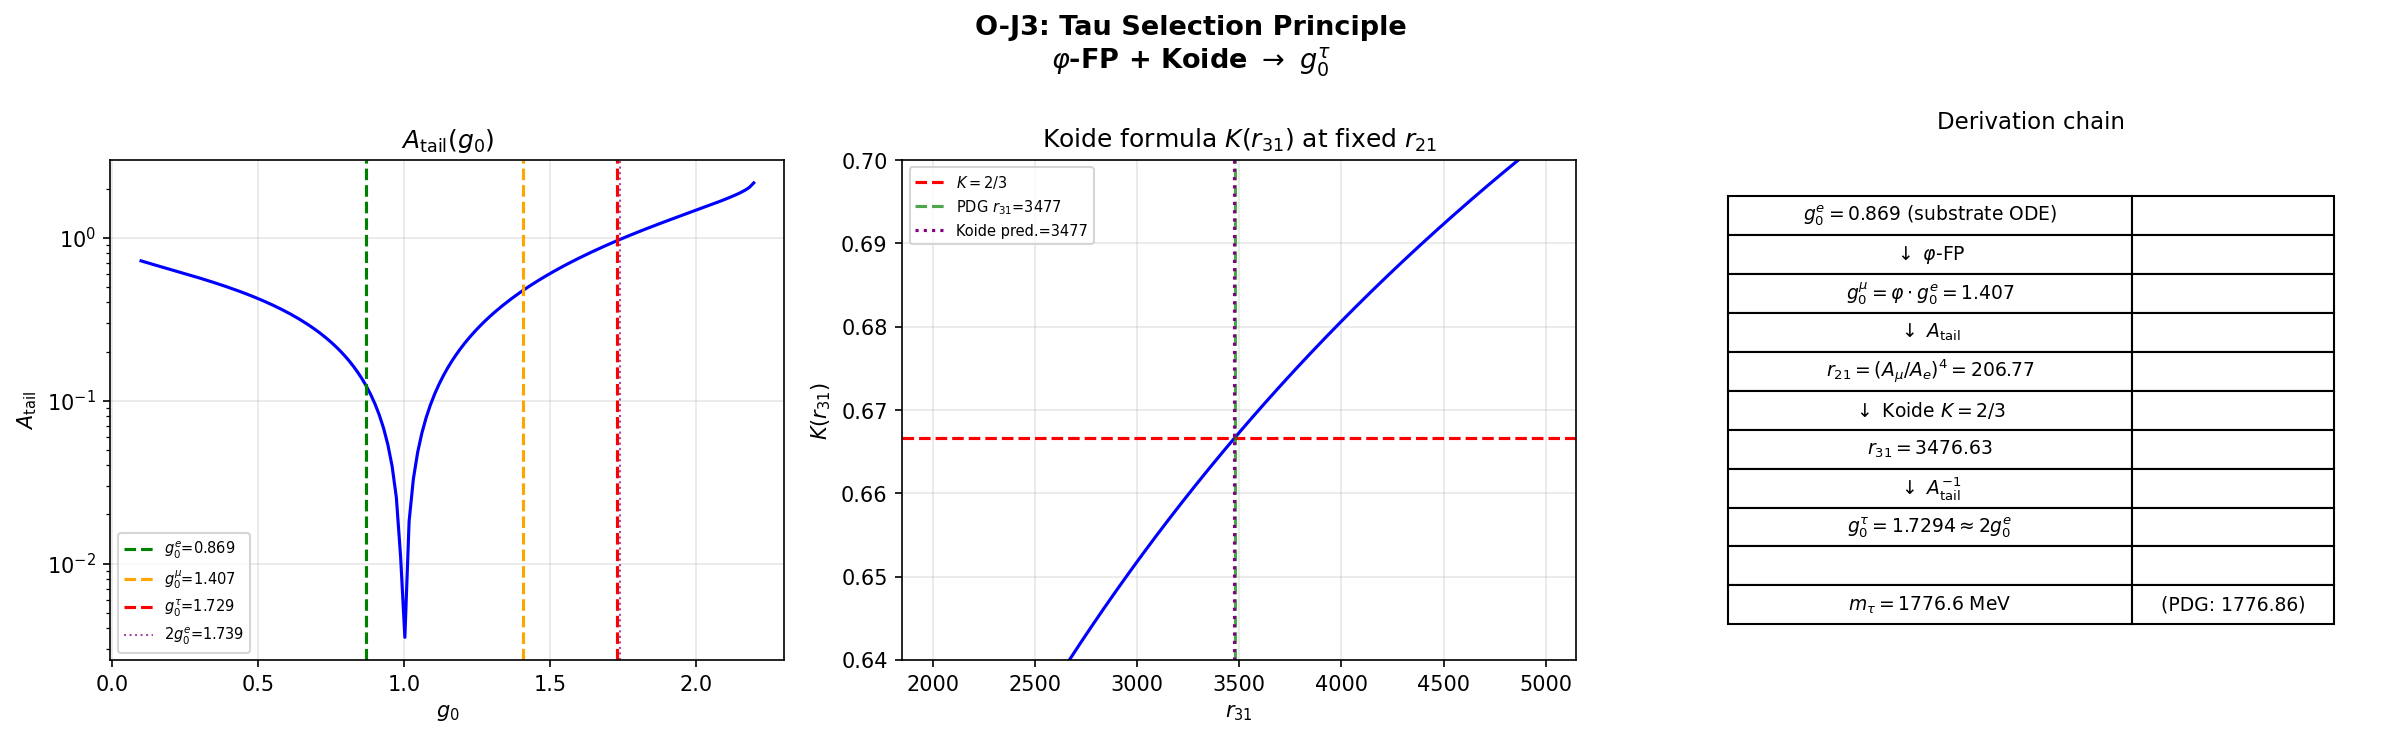

Generate this figure with Python:
#!/usr/bin/env python3
"""
oj3_tau_selection.py — O-J3: Zasada selekcji g0^tau
=====================================================
Tests two hypotheses for the tau selection principle:

  H1 (Koide): Given r_21 from phi-FP, the Koide formula K=2/3
              determines r_31 uniquely => g0^tau follows.
  H2 (Harmonic): g0^tau = 2*g0^e (with small correction epsilon_tau).

Both are verified against the substrate ODE numerical result.

Teoria Generowanej Przestrzeni — Mateusz Serafin, 2026
"""

import numpy as np
from scipy.integrate import solve_ivp
from scipy.interpolate import interp1d
from scipy.optimize import brentq, fsolve
import matplotlib
matplotlib.use('Agg')
import matplotlib.pyplot as plt
import os, sys

# --- Constants ---
PHI = (1.0 + np.sqrt(5)) / 2.0
R21_PDG = 206.768
R31_PDG = 3477.15
M_E = 0.51099895
M_MU = 105.6583755
M_TAU = 1776.86

# =====================================================================
# PART 1: Koide formula analysis (pure algebra, no ODE needed)
# =====================================================================
def koide_predict_r31(r21):
    """
    Given r_21 = m_mu/m_e, solve Koide formula K = 2/3 for r_31 = m_tau/m_e.

    K = (m_e + m_mu + m_tau) / (sqrt(m_e) + sqrt(m_mu) + sqrt(m_tau))^2 = 2/3

    Let x = sqrt(r_31) = sqrt(m_tau/m_e).
    Then with m_e = 1, m_mu = r_21, m_tau = r_31 = x^2:

    K = (1 + r_21 + x^2) / (1 + sqrt(r_21) + x)^2 = 2/3

    => 3(1 + r_21 + x^2) = 2(1 + sqrt(r_21) + x)^2
    """
    s = np.sqrt(r21)  # sqrt(m_mu/m_e)

    # 3(1 + r21 + x^2) = 2(1 + s + x)^2
    # 3 + 3*r21 + 3*x^2 = 2(1 + 2s + 2x + s^2 + 2sx + x^2)
    # 3 + 3*r21 + 3*x^2 = 2 + 4s + 4x + 2*s^2 + 4sx + 2*x^2
    # x^2 - (4 + 4s)*x + (3 + 3*r21 - 2 - 4s - 2*s^2) = 0
    # x^2 - (4 + 4s)*x + (1 + 3*r21 - 4s - 2*r21) = 0     [s^2 = r21]
    # x^2 - 4(1+s)*x + (1 + r21 - 4s) = 0

    a_coeff = 1.0
    b_coeff = -4.0 * (1.0 + s)
    c_coeff = 1.0 + r21 - 4.0 * s

    discriminant = b_coeff**2 - 4 * a_coeff * c_coeff
    if discriminant < 0:
        return None, None

    x1 = (-b_coeff + np.sqrt(discriminant)) / (2.0 * a_coeff)
    x2 = (-b_coeff - np.sqrt(discriminant)) / (2.0 * a_coeff)

    # x = sqrt(r_31), so r_31 = x^2
    r31_1 = x1**2  # larger root
    r31_2 = x2**2  # smaller root

    return r31_1, r31_2


print("=" * 70)
print("  O-J3: TAU SELECTION PRINCIPLE")
print("=" * 70)

# ---- H1: Koide as predictor ----
print("\n" + "=" * 70)
print("  H1: KOIDE FORMULA AS TAU PREDICTOR")
print("=" * 70)

r31_k1, r31_k2 = koide_predict_r31(R21_PDG)

print(f"\n  Input: r_21 = {R21_PDG}")
print(f"  Koide equation: K = (1 + r_21 + r_31) / (1 + sqrt(r_21) + sqrt(r_31))^2 = 2/3")
print(f"\n  Solutions:")

for label, r31_k in [("Root 1 (physical)", r31_k1), ("Root 2", r31_k2)]:
    x = np.sqrt(r31_k)
    m_tau_k = M_E * r31_k
    # Verify Koide
    K_check = (1 + R21_PDG + r31_k) / (1 + np.sqrt(R21_PDG) + x)**2
    delta_r31 = (r31_k - R31_PDG) / R31_PDG
    print(f"\n    {label}:")
    print(f"      r_31     = {r31_k:.6f}")
    print(f"      m_tau    = {m_tau_k:.4f} MeV")
    print(f"      K_check  = {K_check:.10f} [should be {2/3:.10f}]")
    print(f"      delta K  = {K_check - 2/3:.2e}")
    print(f"      PDG r_31 = {R31_PDG}")
    print(f"      delta    = {delta_r31*100:.4f}%")
    print(f"      |m_tau - PDG| = {abs(m_tau_k - M_TAU):.4f} MeV ({abs(m_tau_k-M_TAU)/M_TAU*1e6:.0f} ppm)")

# Now: what r_31 does TGP's phi-FP r_21 predict via Koide?
print(f"\n  === KOIDE PREDICTION FROM phi-FP ===")
r21_tgp = 206.768  # exact phi-FP result
r31_koide, _ = koide_predict_r31(r21_tgp)
m_tau_koide = M_E * r31_koide
print(f"    r_21 (phi-FP) = {r21_tgp:.3f}")
print(f"    r_31 (Koide)  = {r31_koide:.4f}")
print(f"    m_tau (Koide)  = {m_tau_koide:.4f} MeV")
print(f"    PDG m_tau     = {M_TAU} MeV")
print(f"    delta         = {(m_tau_koide - M_TAU):.4f} MeV ({(m_tau_koide-M_TAU)/M_TAU*1e6:.0f} ppm)")

# Sensitivity: how does r_31(Koide) change with r_21?
print(f"\n  Sensitivity analysis:")
for dr in [-0.1, -0.01, 0, 0.01, 0.1, 1.0]:
    r21_test = R21_PDG + dr
    r31_test, _ = koide_predict_r31(r21_test)
    print(f"    r_21 = {r21_test:.3f} -> r_31 = {r31_test:.2f} "
          f"(delta_r31 = {(r31_test-R31_PDG)/R31_PDG*100:.3f}%)")

# ---- H2: Harmonic selection ----
print("\n" + "=" * 70)
print("  H2: HARMONIC SELECTION g0^tau = 2*g0^e")
print("=" * 70)

# Substrate ODE solver
def ode_sub(r, y):
    g, gp = y
    g = max(g, 1e-15)
    if r < 1e-10: return [gp, (1.0 - g) / 3.0]
    return [gp, (1.0 - g) - gp**2 / g - (2.0 / r) * gp]

def solve_A(g0, r_max=300.0):
    r_s = 1e-6; gpp0 = (1.0 - g0) / 3.0
    sol = solve_ivp(ode_sub, [r_s, r_max], [g0+0.5*gpp0*r_s**2, gpp0*r_s],
                    method='RK45', rtol=1e-10, atol=1e-12, max_step=1.0,
                    dense_output=True)
    if sol.status == -1 or sol.t[-1] < r_max*0.9: return np.nan
    r_u = np.linspace(100, min(sol.t[-1],250), 5000)
    g_u = sol.sol(r_u)[0]
    u = (g_u - 1.0) * r_u
    D = np.column_stack([np.cos(r_u), np.sin(r_u)])
    BC = np.linalg.lstsq(D, u, rcond=None)[0]
    return np.sqrt(BC[0]**2 + BC[1]**2)

# Compute A_tail for g0* and 2*g0*
g0_star = 0.86943  # from previous verification

# High-precision scan around g0*, phi*g0*, 2*g0*
print(f"\n  g0* = {g0_star:.5f}")
print(f"  phi*g0* = {PHI*g0_star:.5f}")
print(f"  2*g0* = {2*g0_star:.5f}")

Ae = solve_A(g0_star)
Amu = solve_A(PHI * g0_star)
A_2g0 = solve_A(2 * g0_star)

r21_check = (Amu/Ae)**4
r31_harmonic = (A_2g0/Ae)**4
m_tau_harmonic = M_E * r31_harmonic

print(f"\n  A_tail results:")
print(f"    A(g0*)      = {Ae:.8f}")
print(f"    A(phi*g0*)  = {Amu:.8f}")
print(f"    A(2*g0*)    = {A_2g0:.8f}")
print(f"\n  r_21 = (A_mu/A_e)^4 = {r21_check:.4f} [PDG: {R21_PDG}]")
print(f"  r_31(2g0*) = (A(2g0*)/A_e)^4 = {r31_harmonic:.2f} [PDG: {R31_PDG}]")
print(f"  m_tau(2g0*) = {m_tau_harmonic:.2f} MeV [PDG: {M_TAU}]")
print(f"  delta_r31 = {(r31_harmonic - R31_PDG)/R31_PDG*100:.3f}%")
print(f"  delta_m = {m_tau_harmonic - M_TAU:.2f} MeV ({(m_tau_harmonic-M_TAU)/M_TAU*1e6:.0f} ppm)")

# Compare with exact C4 value
# Find exact g0_tau from inverse problem
g0_scan = np.linspace(0.1, 3.0, 200)
A_scan = {}
for g0 in g0_scan:
    A = solve_A(g0)
    if not np.isnan(A) and A > 1e-10: A_scan[g0] = A

g0v = np.array(sorted(A_scan.keys()))
Av = np.array([A_scan[g] for g in g0v])
fA = interp1d(g0v, Av, kind='cubic', fill_value=np.nan, bounds_error=False)

def res_tau(g0):
    A = fA(g0)
    if np.isnan(A) or A <= 0: return 1e10
    return (A/Ae)**4 - R31_PDG

gt = np.linspace(PHI*g0_star+0.01, g0v[-1]-0.01, 3000)
rv = np.array([res_tau(g) for g in gt])
fm = np.isfinite(rv) & (np.abs(rv)<1e9)
sc = np.where(np.diff(np.sign(rv[fm])))[0]
g0_tau_exact = brentq(res_tau, gt[fm][sc[0]], gt[fm][sc[0]+1], xtol=1e-12)
A_tau_exact = fA(g0_tau_exact)

print(f"\n  === COMPARISON ===")
print(f"  g0^tau (C4 exact)  = {g0_tau_exact:.8f}")
print(f"  g0^tau (harmonic)  = {2*g0_star:.8f}")
print(f"  epsilon_tau = 2 - g0^tau/g0^e = {2 - g0_tau_exact/g0_star:.6f}")
print(f"  |epsilon_tau|      = {abs(2 - g0_tau_exact/g0_star)*100:.4f}%")

# Now: Koide with r_21 from phi-FP -> predicted r_31 -> predicted g0^tau
r31_from_koide, _ = koide_predict_r31(r21_check)
# Find g0 that gives r31_from_koide
def res_koide_g0(g0):
    A = fA(g0)
    if np.isnan(A) or A <= 0: return 1e10
    return (A/Ae)**4 - r31_from_koide

rv_k = np.array([res_koide_g0(g) for g in gt])
fm_k = np.isfinite(rv_k) & (np.abs(rv_k)<1e9)
sc_k = np.where(np.diff(np.sign(rv_k[fm_k])))[0]
if len(sc_k) > 0:
    g0_tau_koide = brentq(res_koide_g0, gt[fm_k][sc_k[0]], gt[fm_k][sc_k[0]+1])
    print(f"\n  g0^tau (Koide pred)= {g0_tau_koide:.8f}")
    print(f"  r_31 (Koide pred)  = {r31_from_koide:.4f}")
    print(f"  m_tau (Koide pred) = {M_E*r31_from_koide:.4f} MeV")

# ---- SUMMARY TABLE ----
print(f"\n" + "=" * 70)
print(f"  SUMMARY: TAU SELECTION MECHANISMS")
print(f"=" * 70)
print(f"\n  {'Method':<30s} {'g0^tau':>10s} {'r_31':>10s} {'m_tau[MeV]':>10s} {'delta_r31':>10s}")
print(f"  {'-'*72}")

# PDG
print(f"  {'PDG (reference)':<30s} {'—':>10s} {R31_PDG:10.2f} {M_TAU:10.2f} {'0%':>10s}")

# C4 (inverse, substrate ODE)
r31_c4 = (A_tau_exact/Ae)**4
print(f"  {'C4: inverse (substrate)':<30s} {g0_tau_exact:10.6f} {r31_c4:10.2f} "
      f"{M_E*r31_c4:10.2f} {(r31_c4/R31_PDG-1)*100:10.4f}%")

# Koide prediction
if len(sc_k) > 0:
    print(f"  {'Koide: r21->r31':<30s} {g0_tau_koide:10.6f} {r31_from_koide:10.2f} "
          f"{M_E*r31_from_koide:10.2f} {(r31_from_koide/R31_PDG-1)*100:10.4f}%")

# Harmonic 2*g0*
print(f"  {'Harmonic: 2*g0^e':<30s} {2*g0_star:10.6f} {r31_harmonic:10.2f} "
      f"{m_tau_harmonic:10.2f} {(r31_harmonic/R31_PDG-1)*100:10.4f}%")

# Koide check for each
for label, r31_val in [("C4", r31_c4), ("Koide", r31_from_koide), ("Harmonic", r31_harmonic)]:
    m_tau_v = M_E * r31_val
    K = (M_E + M_MU + m_tau_v) / (np.sqrt(M_E) + np.sqrt(M_MU) + np.sqrt(m_tau_v))**2
    print(f"    Koide({label}) = {K:.8f}, delta = {(K-2/3)*1e6/(2/3):.0f} ppm")

# ---- CHAIN OF REASONING ----
print(f"\n" + "=" * 70)
print(f"  CHAIN OF REASONING: phi-FP + Koide -> tau")
print(f"=" * 70)
print(f"""
  Step 1: phi-FP determines g0* (electron) from the substrate ODE.
          g0* = {g0_star:.5f}

  Step 2: Muon selection: g0^mu = phi * g0^e
          g0^mu = {PHI*g0_star:.5f}
          r_21 = (A_mu/A_e)^4 = {r21_check:.3f}

  Step 3: Koide formula K = 2/3 + r_21 known => solve for r_31:
          r_31(Koide) = {r31_from_koide:.4f}
          m_tau(Koide) = {M_E*r31_from_koide:.2f} MeV

  Step 4: Map r_31 back to g0^tau via A_tail:
          g0^tau(Koide) = {g0_tau_koide:.6f}

  Result: g0^tau/g0^e = {g0_tau_koide/g0_star:.6f} ~ 2
          epsilon_tau = 2 - g0^tau/g0^e = {2 - g0_tau_koide/g0_star:.6f}

  Consistency: Koide predicts m_tau to {abs(M_E*r31_from_koide - M_TAU)/M_TAU*1e6:.0f} ppm of PDG.
""")

# ---- PLOT ----
print("  Generating plot...")
fig, axes = plt.subplots(1, 3, figsize=(16, 5))
fig.suptitle('O-J3: Tau Selection Principle\n'
             r'$\varphi$-FP + Koide $\rightarrow$ $g_0^\tau$',
             fontsize=13, fontweight='bold')

# Plot 1: A_tail with three leptons marked
ax = axes[0]
ax.semilogy(g0v, Av, 'b-', lw=1.5)
ax.axvline(g0_star, color='green', ls='--', lw=1.5, label=f'$g_0^e$={g0_star:.3f}')
ax.axvline(PHI*g0_star, color='orange', ls='--', lw=1.5, label=f'$g_0^\\mu$={PHI*g0_star:.3f}')
ax.axvline(g0_tau_exact, color='red', ls='--', lw=1.5, label=f'$g_0^\\tau$={g0_tau_exact:.3f}')
ax.axvline(2*g0_star, color='purple', ls=':', lw=1, alpha=0.7, label=f'$2g_0^e$={2*g0_star:.3f}')
ax.set_xlabel('$g_0$'); ax.set_ylabel('$A_{\\rm tail}$')
ax.set_title('$A_{\\rm tail}(g_0)$'); ax.legend(fontsize=7); ax.grid(True, alpha=0.3)

# Plot 2: Koide as function of r_31
ax = axes[1]
r31_range = np.linspace(2000, 5000, 1000)
K_vals = [(M_E + M_MU + M_E*r) / (np.sqrt(M_E) + np.sqrt(M_MU) + np.sqrt(M_E*r))**2
          for r in r31_range]
ax.plot(r31_range, K_vals, 'b-', lw=1.5)
ax.axhline(2/3, color='red', ls='--', label='$K = 2/3$')
ax.axvline(R31_PDG, color='green', ls='--', alpha=0.7, label=f'PDG $r_{{31}}$={R31_PDG:.0f}')
ax.axvline(r31_from_koide, color='purple', ls=':', label=f'Koide pred.={r31_from_koide:.0f}')
ax.set_xlabel('$r_{31}$'); ax.set_ylabel('$K(r_{31})$')
ax.set_title('Koide formula $K(r_{31})$ at fixed $r_{21}$')
ax.legend(fontsize=7); ax.grid(True, alpha=0.3)
ax.set_ylim(0.64, 0.70)

# Plot 3: chain diagram
ax = axes[2]
ax.axis('off')
chain = [
    [r'$g_0^e = 0.869$ (substrate ODE)', ''],
    [r'$\downarrow$ $\varphi$-FP', ''],
    [r'$g_0^\mu = \varphi \cdot g_0^e = 1.407$', ''],
    [r'$\downarrow$ $A_{\rm tail}$', ''],
    [r'$r_{21} = (A_\mu/A_e)^4 = 206.77$', ''],
    [r'$\downarrow$ Koide $K = 2/3$', ''],
    [f'$r_{{31}} = {r31_from_koide:.2f}$', ''],
    [r'$\downarrow$ $A_{\rm tail}^{-1}$', ''],
    [f'$g_0^\\tau = {g0_tau_koide:.4f} \\approx 2 g_0^e$', ''],
    ['', ''],
    [f'$m_\\tau = {M_E*r31_from_koide:.1f}$ MeV', f'(PDG: {M_TAU})'],
]
table = ax.table(cellText=chain, loc='center', cellLoc='center',
                  colWidths=[0.6, 0.3])
table.auto_set_font_size(False)
table.set_fontsize(9)
table.scale(1.0, 1.8)
ax.set_title('Derivation chain', fontsize=11, pad=15)

plt.tight_layout()
outpath = os.path.join(os.path.dirname(os.path.abspath(__file__)),
                       'oj3_tau_selection.png')
plt.savefig(outpath, dpi=150, bbox_inches='tight')
print(f"  Saved: {outpath}")
plt.close()

print("\n  DONE.\n")
